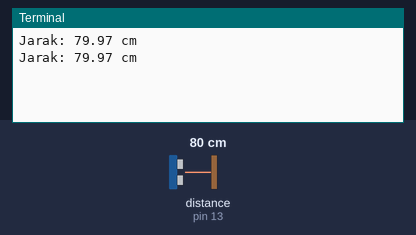
The program below on a simulated Raspberry Pi (header pin numbers). Parts: the last lines printed to the terminal. The inputs (shaded band) are chosen by the test bench; at power-on: distance to the obstacle (sensor on pin 13) 80 cm. The echo pulse lasts 58.3 µs per cm; the clock reads 2024-03-15 10:24:30 at power-on unless the program sets it.

Above: at 1.2 s.
1.3 s: distance to the obstacle (sensor on pin 13) set to 2 cm
At 2.6 s:
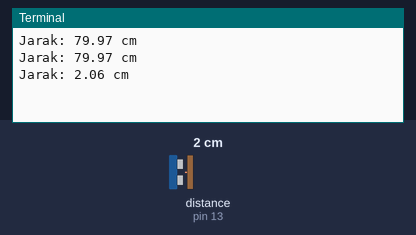
2.8 s: distance to the obstacle (sensor on pin 13) set to 4 cm
At 3.8 s:
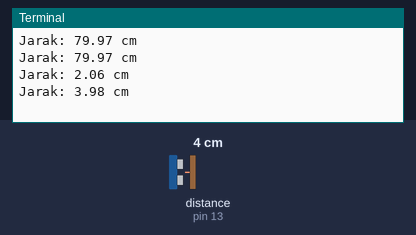
Timing chart, 0 to 5.8 s (numbered marks = the images above; inputs shaded):
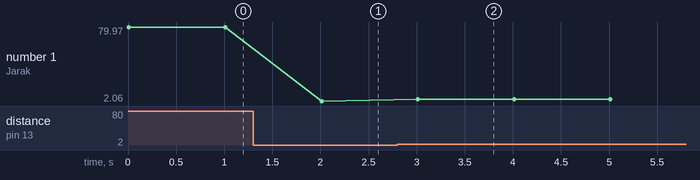

Measured:
- after the input at 1.3 s, the terminal: prints a new line after 0.71 s (image 1)
- after the input at 2.8 s, the terminal: prints a new line after 0.21 s (image 2)
- plotted number 1: 79.97 → 2.06 after the input at 1.3 s, 2.06 → 3.98 after the input at 2.8 s

The program:

ultra_ini_bisa.py
```python
import RPi.GPIO as GPIO
import time

# Mengatur mode GPIO
GPIO.setmode(GPIO.BOARD)

# Menentukan pin untuk Trig dan Echo
TRIG = 11
ECHO = 13

# Mengatur pin sebagai input atau output
GPIO.setup(TRIG, GPIO.OUT)
GPIO.setup(ECHO, GPIO.IN)

def measure_distance():
    # Mengirim sinyal trigger selama 10 mikrodetik
    GPIO.output(TRIG, True)
    time.sleep(0.00001)
    GPIO.output(TRIG, False)

    # Mencatat waktu mulai dan berhenti
    pulse_start = time.time()
    pulse_end = time.time()

    # Menunggu pin echo menjadi HIGH
    while GPIO.input(ECHO) == 0:
        pulse_start = time.time()

    # Menunggu pin echo menjadi LOW
    while GPIO.input(ECHO) == 1:
        pulse_end = time.time()

    # Menghitung durasi pulsa
    pulse_duration = pulse_end - pulse_start

    # Menghitung jarak (kecepatan suara adalah 34300 cm/s)
    distance = pulse_duration * 17150

    # Membulatkan jarak menjadi 2 angka desimal
    distance = round(distance, 2)

    return distance

try:
    while True:
        dist = measure_distance()
        print("Jarak: {} cm".format(dist))
        time.sleep(1)

except KeyboardInterrupt:
    # Menghentikan program dan membersihkan pin GPIO
    GPIO.cleanup()
```
